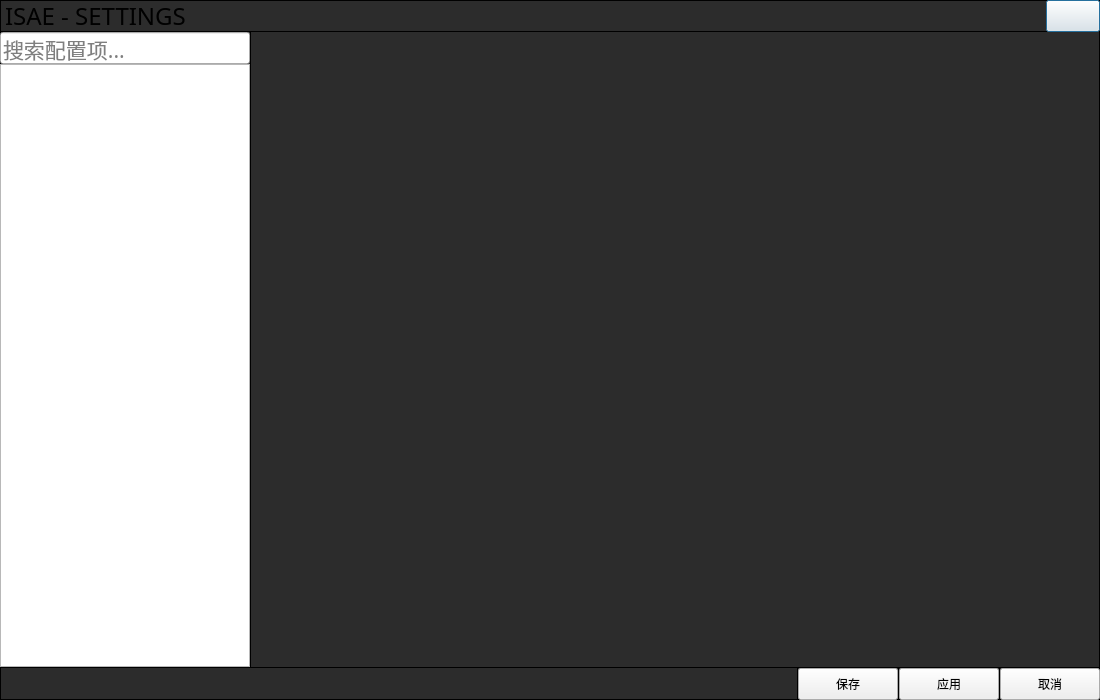
<?xml version="1.0" encoding="UTF-8"?>
<ui version="4.0">
 <class>SettingWindow</class>
 <widget class="QDialog" name="SettingWindow">
  <property name="geometry">
   <rect>
    <x>0</x>
    <y>0</y>
    <width>1100</width>
    <height>700</height>
   </rect>
  </property>
  <property name="windowTitle">
   <string>Dialog</string>
  </property>
  <property name="styleSheet">
   <string notr="true">QWidget#SettingWindow{
border: 1px solid black;
background-color: #2c2c2c;
}</string>
  </property>
  <layout class="QVBoxLayout" name="settingPageLayout">
   <property name="spacing">
    <number>0</number>
   </property>
   <property name="leftMargin">
    <number>0</number>
   </property>
   <property name="topMargin">
    <number>0</number>
   </property>
   <property name="rightMargin">
    <number>0</number>
   </property>
   <property name="bottomMargin">
    <number>0</number>
   </property>
   <item>
    <widget class="QWidget" name="titleWidget" native="true">
     <property name="minimumSize">
      <size>
       <width>0</width>
       <height>32</height>
      </size>
     </property>
     <property name="maximumSize">
      <size>
       <width>16777215</width>
       <height>32</height>
      </size>
     </property>
     <property name="styleSheet">
      <string notr="true">QWidget#titleWidget{
border: 1px solid black;
background-color: transparent;
}</string>
     </property>
     <layout class="QHBoxLayout" name="titleLayout">
      <property name="spacing">
       <number>0</number>
      </property>
      <property name="leftMargin">
       <number>5</number>
      </property>
      <property name="topMargin">
       <number>0</number>
      </property>
      <property name="rightMargin">
       <number>0</number>
      </property>
      <property name="bottomMargin">
       <number>0</number>
      </property>
      <item>
       <widget class="QLabel" name="isaeLabel">
        <property name="font">
         <font>
          <family>Earth Orbiter</family>
          <pointsize>18</pointsize>
         </font>
        </property>
        <property name="text">
         <string>ISAE - SETTINGS</string>
        </property>
       </widget>
      </item>
      <item>
       <spacer name="horizontalSpacer">
        <property name="orientation">
         <enum>Qt::Horizontal</enum>
        </property>
        <property name="sizeHint" stdset="0">
         <size>
          <width>40</width>
          <height>20</height>
         </size>
        </property>
       </spacer>
      </item>
      <item>
       <widget class="QPushButton" name="closeButton">
        <property name="minimumSize">
         <size>
          <width>54</width>
          <height>32</height>
         </size>
        </property>
        <property name="maximumSize">
         <size>
          <width>54</width>
          <height>32</height>
         </size>
        </property>
        <property name="text">
         <string/>
        </property>
        <property name="icon">
         <iconset resource="Resources.qrc">
          <normaloff>:/imgs/assets/close.svg</normaloff>:/imgs/assets/close.svg</iconset>
        </property>
        <property name="iconSize">
         <size>
          <width>24</width>
          <height>24</height>
         </size>
        </property>
       </widget>
      </item>
     </layout>
    </widget>
   </item>
   <item>
    <layout class="QHBoxLayout" name="horizontalLayout">
     <property name="spacing">
      <number>0</number>
     </property>
     <property name="bottomMargin">
      <number>0</number>
     </property>
     <item>
      <widget class="QWidget" name="sideWidget" native="true">
       <property name="minimumSize">
        <size>
         <width>250</width>
         <height>0</height>
        </size>
       </property>
       <property name="maximumSize">
        <size>
         <width>250</width>
         <height>16777215</height>
        </size>
       </property>
       <layout class="QVBoxLayout" name="verticalLayout">
        <property name="spacing">
         <number>0</number>
        </property>
        <property name="leftMargin">
         <number>0</number>
        </property>
        <property name="topMargin">
         <number>0</number>
        </property>
        <property name="rightMargin">
         <number>0</number>
        </property>
        <property name="bottomMargin">
         <number>0</number>
        </property>
        <item>
         <widget class="QLineEdit" name="searchBar">
          <property name="minimumSize">
           <size>
            <width>250</width>
            <height>32</height>
           </size>
          </property>
          <property name="maximumSize">
           <size>
            <width>250</width>
            <height>32</height>
           </size>
          </property>
          <property name="font">
           <font>
            <family>文泉驿等宽微米黑</family>
            <pointsize>16</pointsize>
           </font>
          </property>
          <property name="placeholderText">
           <string>搜索配置项...</string>
          </property>
         </widget>
        </item>
        <item>
         <widget class="QListWidget" name="menuView"/>
        </item>
       </layout>
      </widget>
     </item>
     <item>
      <widget class="QWidget" name="splitLine" native="true">
       <property name="minimumSize">
        <size>
         <width>1</width>
         <height>0</height>
        </size>
       </property>
       <property name="maximumSize">
        <size>
         <width>1</width>
         <height>16777215</height>
        </size>
       </property>
       <property name="styleSheet">
        <string notr="true">QWidget {
background-color: black;
}</string>
       </property>
      </widget>
     </item>
     <item>
      <widget class="QStackedWidget" name="settingPageStack">
       <property name="sizePolicy">
        <sizepolicy hsizetype="Expanding" vsizetype="Preferred">
         <horstretch>0</horstretch>
         <verstretch>0</verstretch>
        </sizepolicy>
       </property>
       <property name="currentIndex">
        <number>1</number>
       </property>
       <widget class="QWidget" name="stylePage"/>
       <widget class="QWidget" name="visionPage"/>
      </widget>
     </item>
    </layout>
   </item>
   <item>
    <widget class="QWidget" name="splitLine_3" native="true">
     <property name="minimumSize">
      <size>
       <width>0</width>
       <height>1</height>
      </size>
     </property>
     <property name="maximumSize">
      <size>
       <width>16777215</width>
       <height>1</height>
      </size>
     </property>
     <property name="styleSheet">
      <string notr="true">QWidget {
background-color: black;
}</string>
     </property>
    </widget>
   </item>
   <item>
    <layout class="QHBoxLayout" name="settingButtonLayout">
     <property name="spacing">
      <number>0</number>
     </property>
     <item>
      <spacer name="leftSpacer">
       <property name="orientation">
        <enum>Qt::Horizontal</enum>
       </property>
       <property name="sizeHint" stdset="0">
        <size>
         <width>40</width>
         <height>20</height>
        </size>
       </property>
      </spacer>
     </item>
     <item>
      <widget class="QWidget" name="splitLine_2" native="true">
       <property name="minimumSize">
        <size>
         <width>1</width>
         <height>0</height>
        </size>
       </property>
       <property name="maximumSize">
        <size>
         <width>1</width>
         <height>16777215</height>
        </size>
       </property>
       <property name="styleSheet">
        <string notr="true">QWidget {
background-color: black;
}</string>
       </property>
      </widget>
     </item>
     <item>
      <widget class="QPushButton" name="saveButton">
       <property name="minimumSize">
        <size>
         <width>100</width>
         <height>32</height>
        </size>
       </property>
       <property name="maximumSize">
        <size>
         <width>16777215</width>
         <height>32</height>
        </size>
       </property>
       <property name="text">
        <string>保存</string>
       </property>
      </widget>
     </item>
     <item>
      <widget class="QWidget" name="splitLine_5" native="true">
       <property name="minimumSize">
        <size>
         <width>1</width>
         <height>0</height>
        </size>
       </property>
       <property name="maximumSize">
        <size>
         <width>1</width>
         <height>16777215</height>
        </size>
       </property>
       <property name="styleSheet">
        <string notr="true">QWidget {
background-color: black;
}</string>
       </property>
      </widget>
     </item>
     <item>
      <widget class="QPushButton" name="applyButton">
       <property name="minimumSize">
        <size>
         <width>100</width>
         <height>32</height>
        </size>
       </property>
       <property name="maximumSize">
        <size>
         <width>16777215</width>
         <height>32</height>
        </size>
       </property>
       <property name="text">
        <string>应用</string>
       </property>
      </widget>
     </item>
     <item>
      <widget class="QWidget" name="splitLine_4" native="true">
       <property name="minimumSize">
        <size>
         <width>1</width>
         <height>0</height>
        </size>
       </property>
       <property name="maximumSize">
        <size>
         <width>1</width>
         <height>16777215</height>
        </size>
       </property>
       <property name="styleSheet">
        <string notr="true">QWidget {
background-color: black;
}</string>
       </property>
      </widget>
     </item>
     <item>
      <widget class="QPushButton" name="cancelButton">
       <property name="minimumSize">
        <size>
         <width>100</width>
         <height>32</height>
        </size>
       </property>
       <property name="maximumSize">
        <size>
         <width>16777215</width>
         <height>32</height>
        </size>
       </property>
       <property name="text">
        <string>取消</string>
       </property>
      </widget>
     </item>
    </layout>
   </item>
  </layout>
 </widget>
 <resources>
  <include location="Resources.qrc"/>
 </resources>
 <connections>
  <connection>
   <sender>closeButton</sender>
   <signal>clicked()</signal>
   <receiver>SettingWindow</receiver>
   <slot>close()</slot>
   <hints>
    <hint type="sourcelabel">
     <x>1082</x>
     <y>15</y>
    </hint>
    <hint type="destinationlabel">
     <x>554</x>
     <y>292</y>
    </hint>
   </hints>
  </connection>
 </connections>
</ui>
